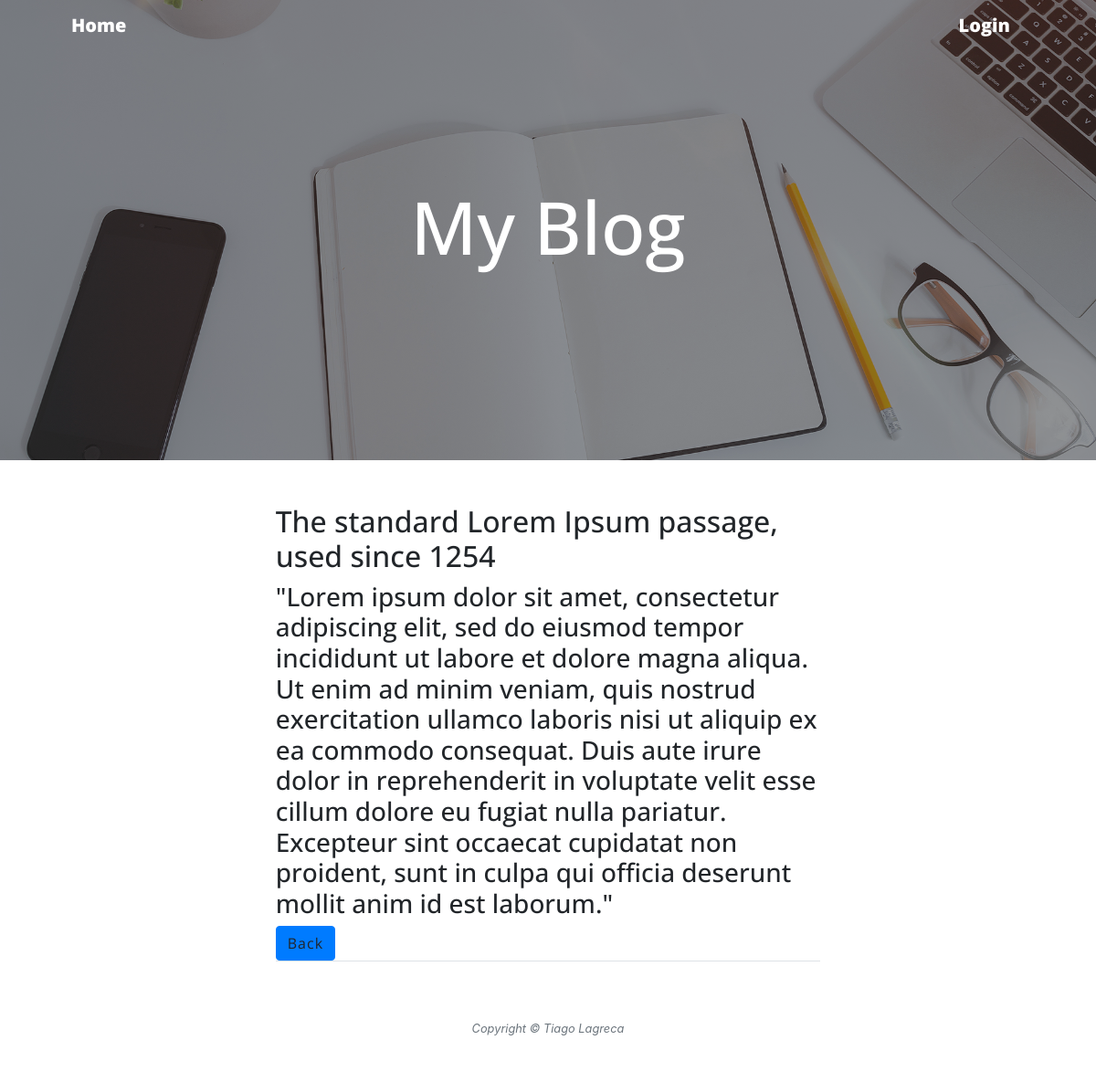
/post_view/7/, run on the app's committed database.
### blog/models.py (models this page shows, shortened)
class Post(models.Model):
    title = models.CharField(max_length=50)
    text = models.TextField(max_length=500)
    author = models.ForeignKey(User, on_delete=models.CASCADE)
    date_posted = models.DateTimeField(default=timezone.now)

### blog/views.py (the view)
# urls.py: path('post_view/<int:pk>/', post_view, name='post-view'),
def post_view(request, pk):
    post = Post.objects.get(id=pk)
    context = {'post': post}
    return render(request, 'blog/post-view.html', context)

### blog/templates/blog/post-view.html (shortened to what this page needs)
{% extends 'blog/base.html' %}
{% block content %}
<!DOCTYPE html>
<html lang="en">
<head>
</head>
<body>
  <div class="container px-4 px-lg-5">
            <div class="row gx-4 gx-lg-5 justify-content-center">
                <div class="col-md-10 col-lg-8 col-xl-7">
<div class="post-preview">
    <h2 class="post-title">{{post.title}} </h2>
    <h3 class="post-subtitle">{{post.text}}</h3>
    <a type="button" class="btn btn-primary" href="{% url 'index'  %}">Back</a>
<div>
<div>
    <div>
        <div>
</body>
</html>
{% endblock %}

### data on the page
Post: title "The standard Lorem Ipsum passage, used since 1254", text "\"Lorem ipsum dolor sit amet, consectetur adipiscing elit, sed do eiusmod tempor incididunt ut labore et dolore magna aliqua. Ut enim ad minim veniam, quis nostrud exercitation ullamco laboris nisi ut aliquip ex ea commodo consequat. Duis aute irure dolor in reprehenderit in voluptate velit esse cillum dolore eu fugiat nulla pariatur. Excepteur sint occaecat cupidatat non proident, sunt in culpa qui officia deserunt mollit anim id est laborum.\""
